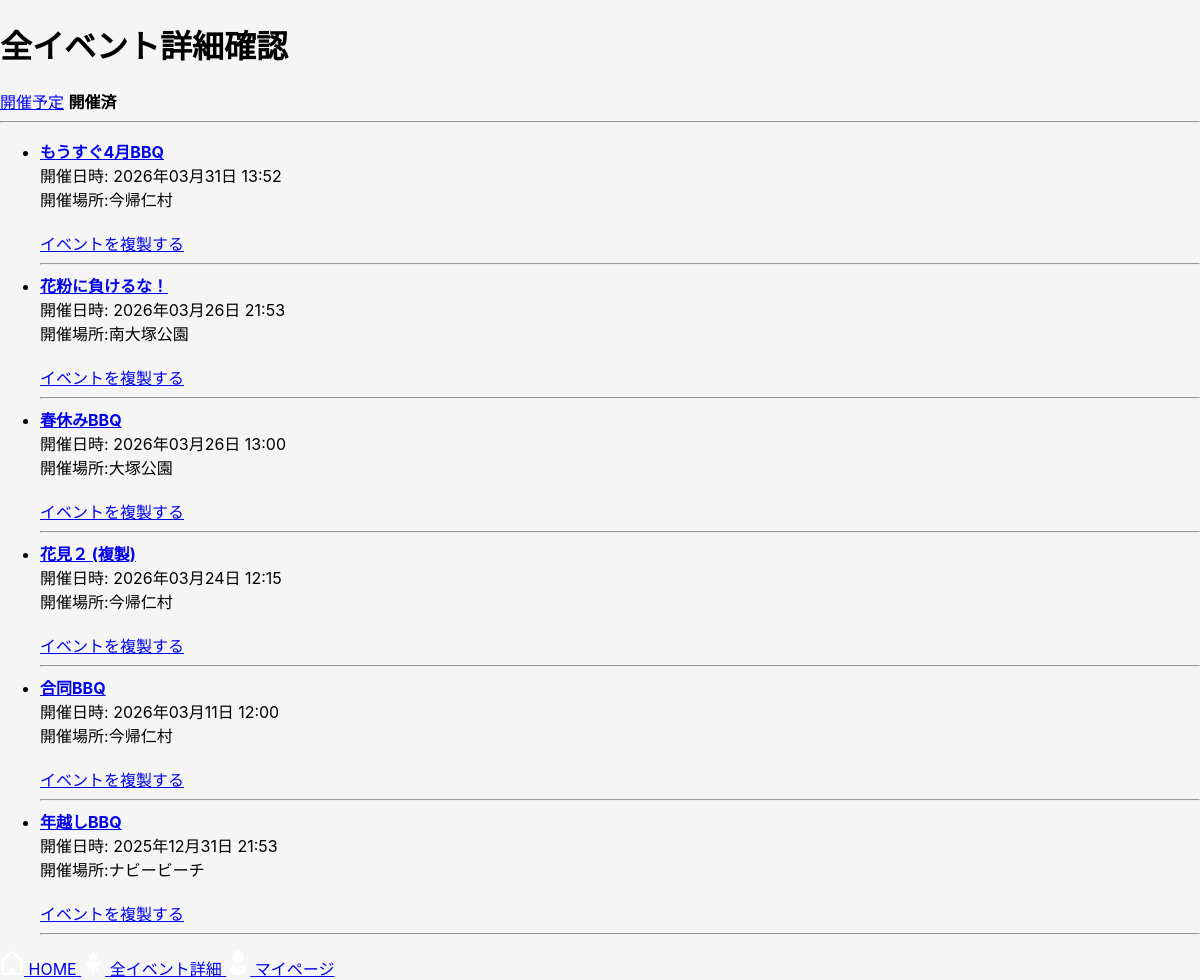
Before: /events/?status=past (signed in) with the older database file.
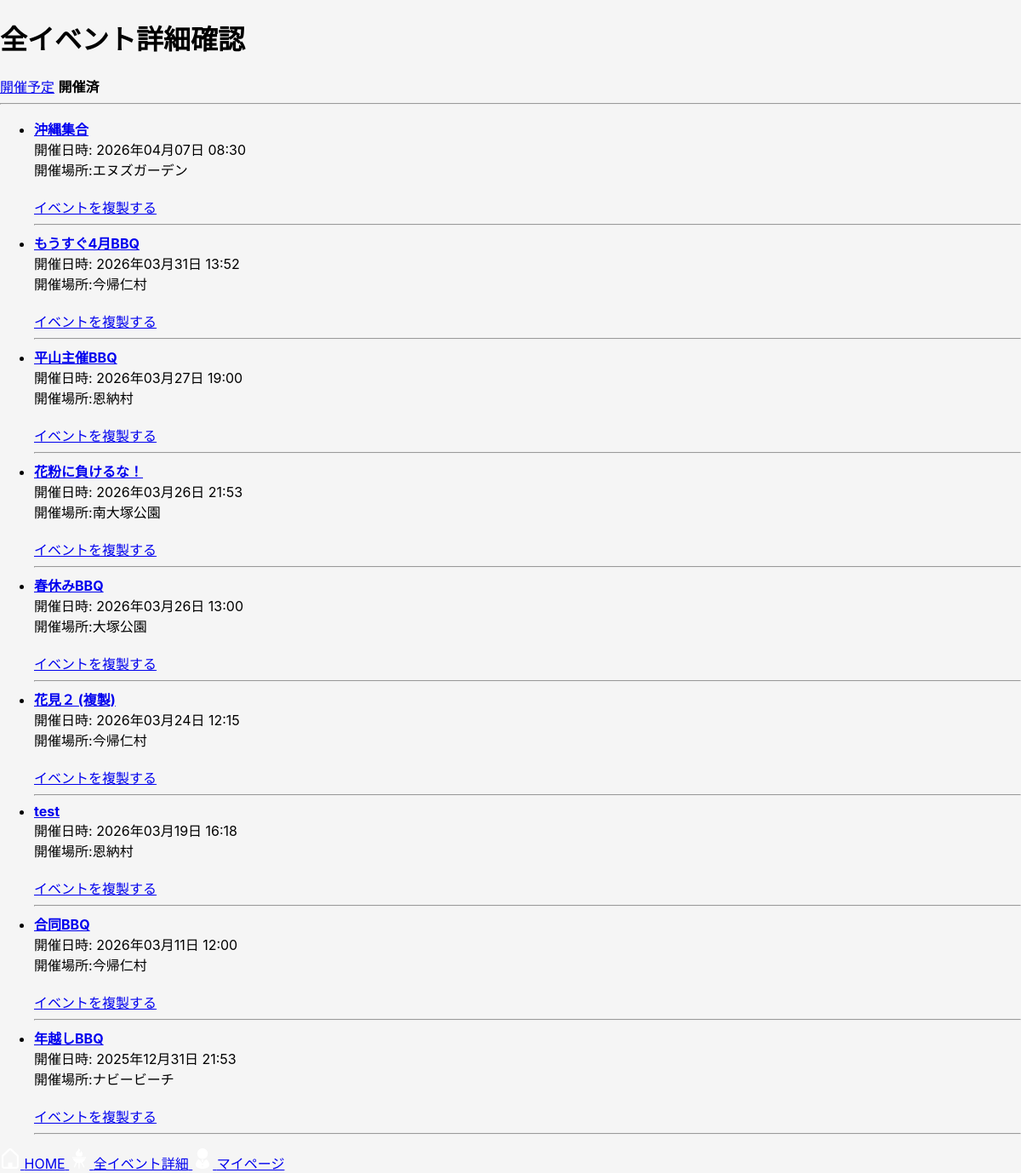
After: the same page with the newer database file.
### bbq_app/models.py (models this page shows, shortened)
class Event(models.Model):
    user = models.ForeignKey(settings.AUTH_USER_MODEL, on_delete=models.CASCADE, related_name="events")
    name = models.CharField("イベント名", max_length=30)
    held_at = models.DateTimeField("開催日時", null=True, blank=True)
    location = models.CharField("開催場所", max_length=50, blank=True)
    created_at = models.DateTimeField("作成日時", auto_now_add=True)
    updated_at = models.DateTimeField("更新日時", auto_now=True)

### bbq_app/views.py (the view)
# urls.py: path("events/", views.event_list, name="event_list"),
@login_required
def event_list(request):
    status = request.GET.get("status", "upcoming")
    now = timezone.now()
    qs = Event.objects.filter(user=request.user)
    if status == "past":
        events = qs.filter(held_at__lt=now).order_by("-held_at")
    else:
        events = qs.filter(Q(held_at__gte=now) | Q(held_at__isnull=True)).order_by("held_at")
    return render(request, "bbq_app/event_list.html",{"events":events,"status":status,})

### bbq_app/templates/bbq_app/event_list.html (shortened to what this page needs)
{% extends "bbq_app/base.html" %}
{% block content %}
<h1>全イベント詳細確認</h1>
<div>
    {% if status == "upcoming" %}
        <strong>開催予定</strong>
    {% else %}
        <a href="{% url 'event_list' %}?status=upcoming">開催予定</a>
    {% endif %}
    {% if status == "past" %}
         <strong>開催済</strong>
    {% else %}
        <a href="{% url 'event_list' %}?status=past">開催済</a>
    {% endif %}
</div>
<hr>
<ul>
{% for event in events %}
    <li>
        <strong>
            <a href="{% url 'item_edit' event.id %}">
                {{event.name}}
            </a>
        </strong><br>
        開催日時:
        {% if event.held_at %}
            {{ event.held_at|date:"Y年m月d日 H:i" }}
        {% else %}
            未定
        {% endif %}
        <br>
        開催場所:{{ event.location|default:"未定" }}
        <br><br>
        <a href="{% url 'event_duplicate' event.id %}">イベントを複製する</a>
        <hr>
        </li>
    {% empty %}
        <li>イベントがありません</li>
    {% endfor %}
    </ul>
    {% endblock %}

Changed rows visible on the page:
added Event: name "沖縄集合", held_at "2026年04月07日 08:30", location "エヌズガーデン"
added Event: name "平山主催BBQ", held_at "2026年03月27日 19:00", location "恩納村"
added Event: name "test", held_at "2026年03月19日 16:18", location "恩納村"
